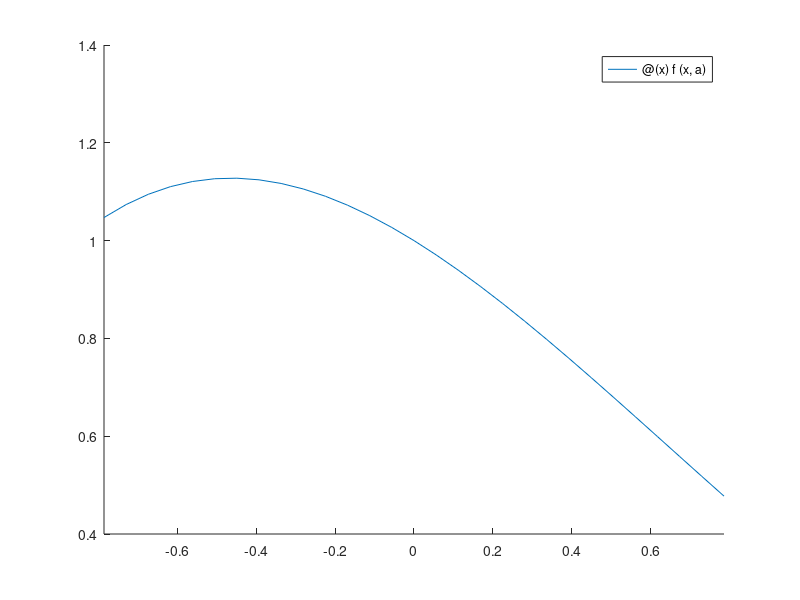

Recreate this plot in MATLAB. (Note: this script raises an error after producing the figure.)
clear;clc;close all;
f=@(x,a) exp(-x./2).*cos(x.*a);
dom=[-pi/4,pi/4];
degs=[4, 8, 12, 16];
for a=[1,2,3]
    figure 
    hold on
    fa=@(x) f(x,a);
    fplot(fa,dom)
    for n=degs
        x=linspace(-pi/4,pi/4,n+1)';
        coeff=get_polyn(x,fa(x));
        pn=@(x) polyval(coeff,x);
        fplot(pn,dom)
    end
    title(strcat('interpol al variare di n; alpha=',string(a))); 
    legend('fa','p4','p8','p12','p16');
end